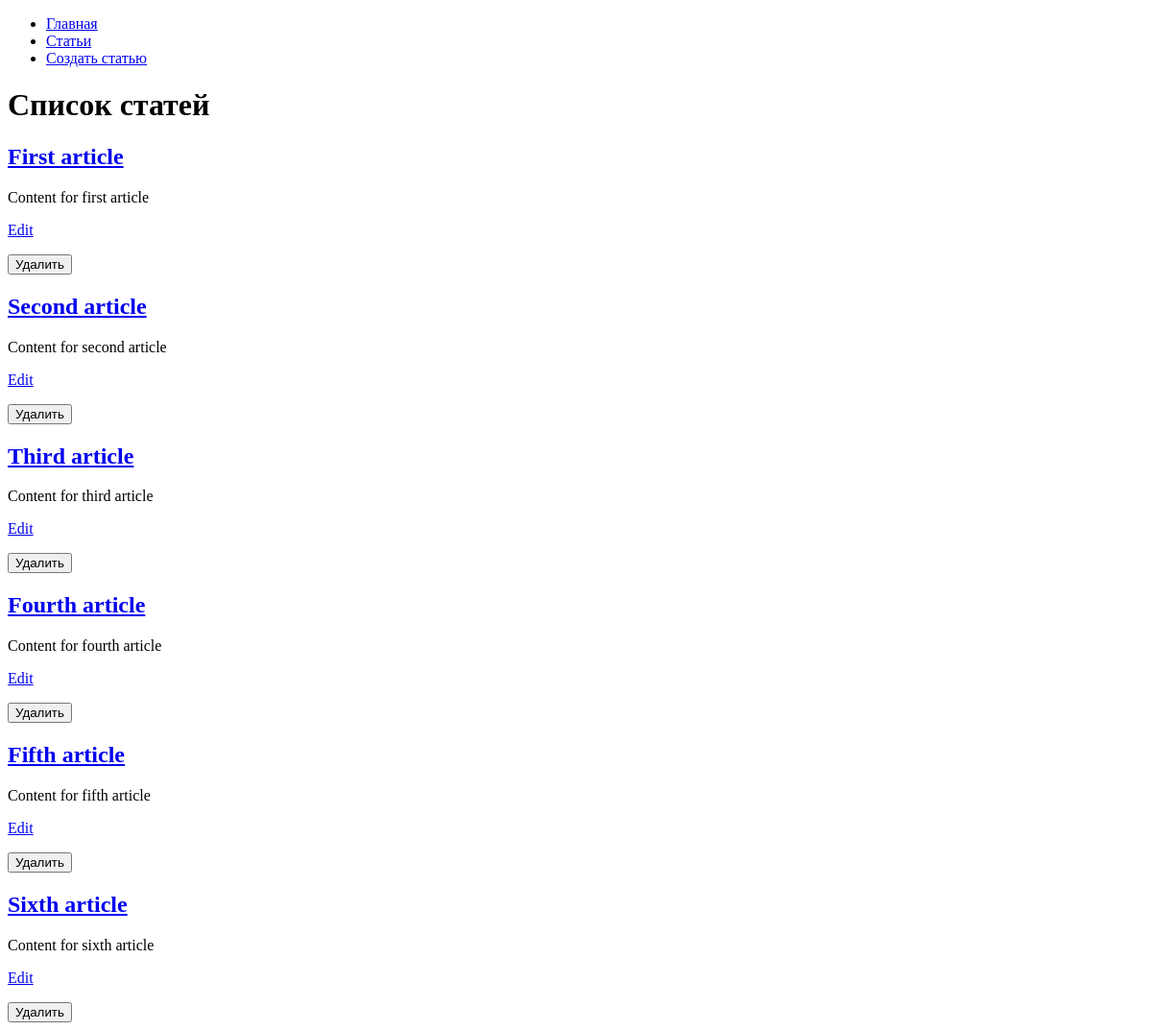
The app's page /articles/, older data.
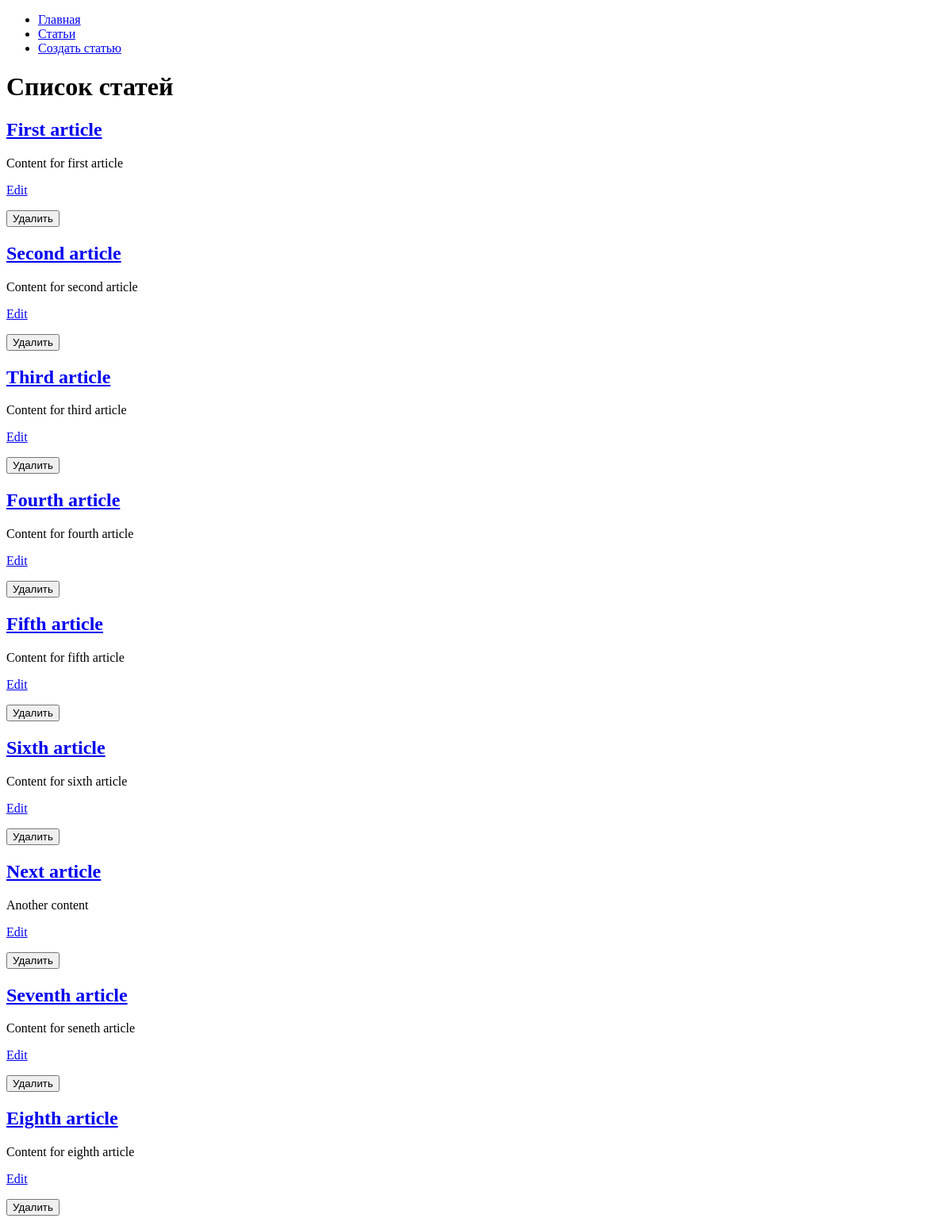
The same page, newer data.
### hexlet_django_blog/articles/models.py (models this page shows, shortened)
class Article(models.Model):
    name = models.CharField(max_length=200) # название статьи
    body = models.TextField() # тело статьи
    timestamp = models.DateTimeField(auto_now_add=True)

### hexlet_django_blog/articles/views.py (the view)
# urls.py: path('', IndexView.as_view(), name='article_index'), # view-class
class IndexView(View):
    def get(self, request, *args, **kwargs):
        articles = Article.objects.all()[:15]
        return render(
            request,
            'articles/index.html',
            context={
                'articles': articles
            }
        )

### hexlet_django_blog/templates/articles/index.html (shortened to what this page needs)
{% extends "base.html" %}
{% block content %}
    <h1>Список статей</h1>
    {% for article in articles %}
        <h2><a href="{% url 'articles_view' article.id %}">{{ article.name }}</a></h2>
        <div>{{ article.body|slice:":200" }}</div>
        <p><a href="{% url 'articles_update' article.id %}">Edit</a></p>
        <form action="{% url 'articles_delete' article.id %}" method="post">
            <input type="submit" value="Удалить">
        </form>
    {% endfor %}
{% endblock %}

### hexlet_django_blog/templates/base.html (shortened to what this page needs)
<!DOCTYPE html>
<html lang="en">
    <head>
    </head>
    <body>
        <div id="sidebar">
            {% block sidebar %}
                <ul>
                    <li><a href="/">Главная</a></li>
                    <li><a href="{% url 'article_index' %}">Статьи</a></li>
                    <li><a href="{% url 'articles_create' %}">Создать статью</a></li>
                </ul>
            {% endblock %}
        </div>
        <div id="content">
            {% block content %}{% endblock %}
        </div>
    </body>
</html>

Row changes from the older to the newer data that the page shows:
added Article: name "Next article", body "Another content"
added Article: name "Seventh article", body "Content for seneth article"
added Article: name "Eighth article", body "Content for eighth article"
